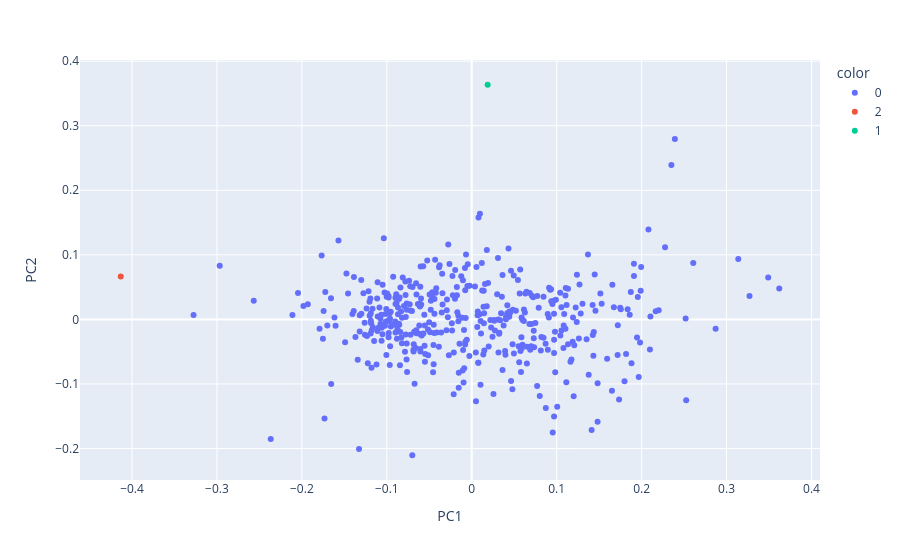

The notebook cell saved with this chart:
### Code cell
# Visualiser les classes pour k3
scatter_plot(New_cah_data, cah_partition_k3)

### Figure 1 — Plotly figure (JSON) as saved in the notebook; plotly's stock layout.template omitted (floating-point values rounded to 4 significant figures; data arrays with more than 128 entries replaced by an {"elided": "..."} marker saying what was removed)
{"data": [{"hovertemplate": "color=0<br>PC1=%{x}<br>PC2=%{y}<extra></extra>", "legendgroup": "0", "marker": {"color": "#636efa", "symbol": "circle"}, "mode": "markers", "name": "0", "orientation": "v", "showlegend": true, "type": "scatter", "x": {"elided": "438 float values"}, "xaxis": "x", "y": {"elided": "438 float values"}, "yaxis": "y"}, {"hovertemplate": "color=2<br>PC1=%{x}<br>PC2=%{y}<extra></extra>", "legendgroup": "2", "marker": {"color": "#EF553B", "symbol": "circle"}, "mode": "markers", "name": "2", "orientation": "v", "showlegend": true, "type": "scatter", "x": [-0.4133], "xaxis": "x", "y": [0.0666], "yaxis": "y"}, {"hovertemplate": "color=1<br>PC1=%{x}<br>PC2=%{y}<extra></extra>", "legendgroup": "1", "marker": {"color": "#00cc96", "symbol": "circle"}, "mode": "markers", "name": "1", "orientation": "v", "showlegend": true, "type": "scatter", "x": [0.01874], "xaxis": "x", "y": [0.3635], "yaxis": "y"}], "layout": {"legend": {"title": {"text": "color"}, "tracegroupgap": 0}, "margin": {"t": 60}, "xaxis": {"anchor": "y", "domain": [0, 1], "title": {"text": "PC1"}}, "yaxis": {"anchor": "x", "domain": [0, 1], "title": {"text": "PC2"}}}}
